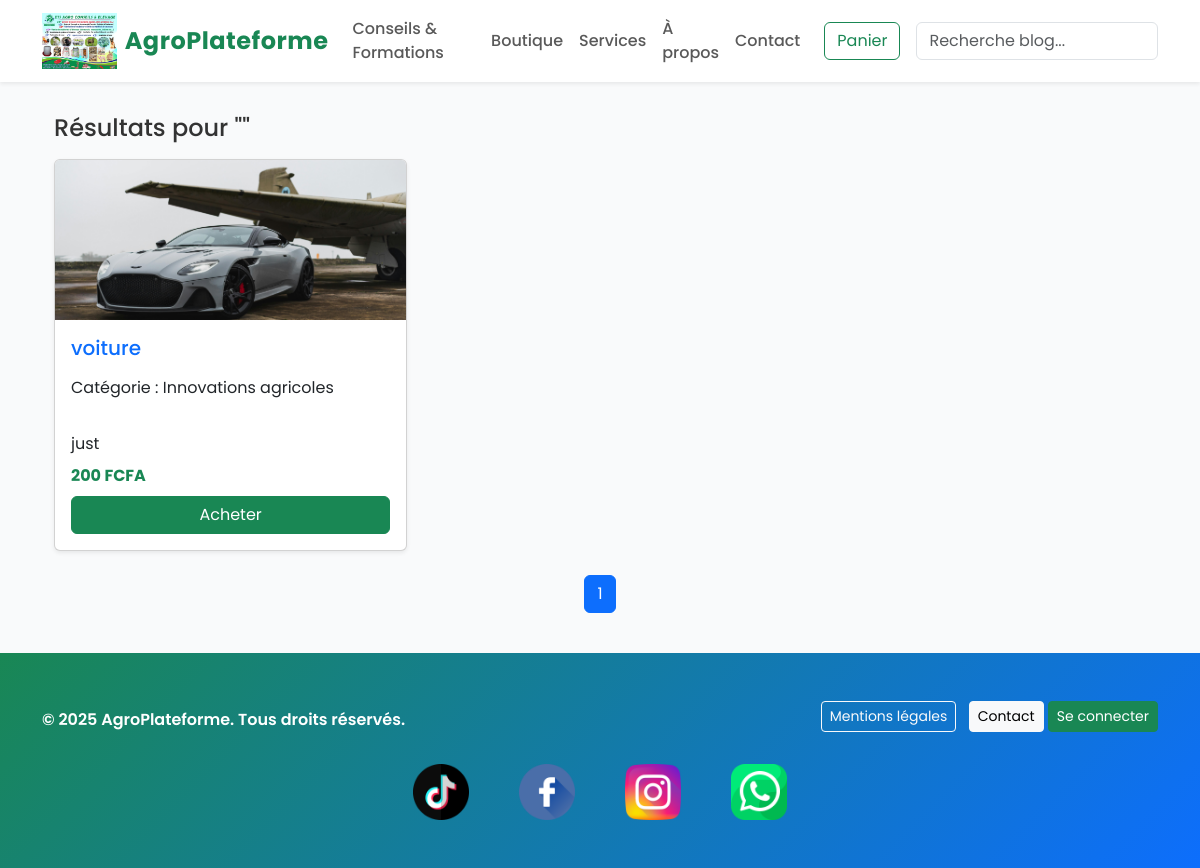
Page /blog/search/ on the earlier database version.
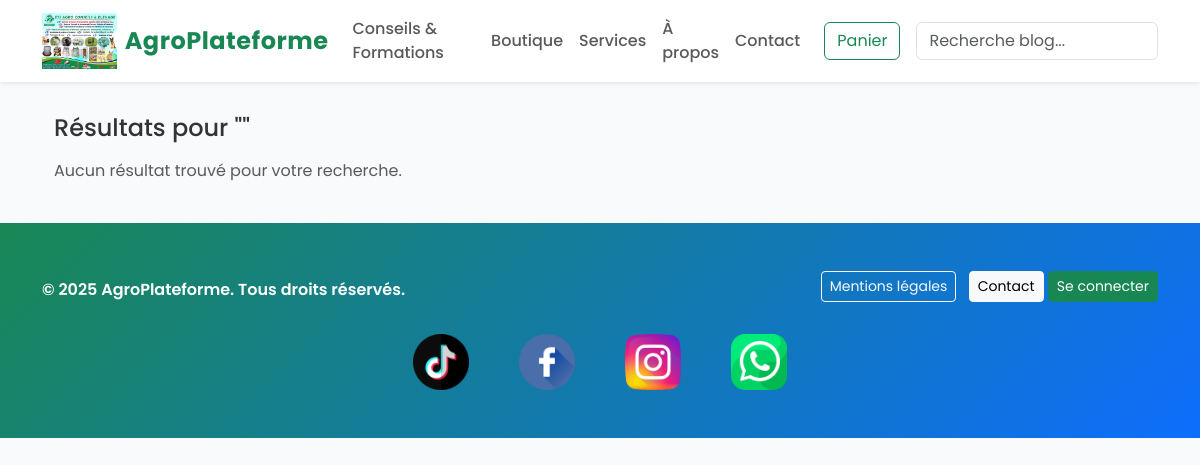
Same page on the later database version.
### blog/models.py (models this page shows, shortened)
class Post(models.Model):
    title = models.CharField(max_length=200)
    slug = models.SlugField(max_length=220, unique=True, blank=True)
    author = models.ForeignKey(get_user_model(), on_delete=models.SET_NULL, null=True, blank=True)
    category = models.ForeignKey(Category, on_delete=models.SET_NULL, null=True, blank=True)
    excerpt = models.CharField(max_length=240, blank=True)
    content = models.TextField()
    published = models.BooleanField(default=True)
    price = models.PositiveIntegerField(null=True, blank=True, help_text="Mettre un prix si c'est une formation payante (en FCFA)")
    created_at = models.DateTimeField(auto_now_add=True)
    updated_at = models.DateTimeField(auto_now=True)
    image = models.ImageField(upload_to='posts/', null=True, blank=True)
    video = models.FileField(upload_to='videos/', null=True, blank=True)
    video_url = models.URLField(blank=True, null=True)
    class Meta:
        ordering = ['-created_at']
    def get_absolute_url(self):
        return reverse('blog:post_detail', args=[self.slug])

class Category(models.Model):
    name = models.CharField(max_length=120, unique=True)
    slug = models.SlugField(max_length=140, unique=True)
    class Meta:
        verbose_name_plural = 'Categories'
        ordering = ['name']

### blog/views.py (the view)
# urls.py: path('search/', views.search, name='search'),
def search(request):
    form = SearchForm(request.GET or None)
    posts = Post.objects.filter(published=True)
    query = ''
    if form.is_valid():
        query = form.cleaned_data.get('q') or ''
        if query:
            posts = posts.filter(Q(title__icontains=query) | Q(content__icontains=query))
    paginator = Paginator(posts, 9)
    page_obj = paginator.get_page(request.GET.get('page'))
    return render(request, 'blog/search_results.html', {'form': form, 'page_obj': page_obj, 'query': query})

### blog/forms.py
class SearchForm(forms.Form):
    q = forms.CharField(label='Recherche', required=False, widget=forms.TextInput(attrs={'class': 'form-control', 'placeholder': 'Rechercher...'}))

### blog/templates/blog/search_results.html (shortened to what this page needs)
{% extends 'base.html' %}
{% block content %}
<div class="container my-4">
  <h1 class="h4 mb-3">Résultats pour "{{ query }}"</h1>
  {% if page_obj %}
  <div class="row g-3">
    {% for post in page_obj %}
      <div class="col-12 col-md-6 col-lg-4">
        <div class="card h-100 shadow-sm">
          {% if post.image %}
            <img src="{{ post.image.url }}" class="card-img-top" alt="{{ post.title }}">
          {% endif %}
          <div class="card-body d-flex flex-column">
            <h5 class="card-title">
              <a href="{{ post.get_absolute_url }}" class="text-decoration-none">{{ post.title }}</a>
            </h5>
            <p class="card-text text-muted mb-2">
              {% if post.category %}
    <p>Catégorie : {{ post.category.name }}</p>
{% else %}
    <p>Pas de catégorie</p>
{% endif %}
            </p>
            <p class="card-text mb-2">{{ post.excerpt|default:post.content|truncatechars:120 }}</p>
            {% if post.price %}
              <p class="fw-bold text-success mb-2">{{ post.price }} FCFA</p>
              <a href="{% url 'services:service_checkout' post.id %}" class="btn btn-success mt-auto">Acheter</a>
            {% else %}
              <span class="badge bg-secondary mt-auto">Gratuit</span>
            {% endif %}
          </div>
        </div>
      </div>
    {% endfor %}
  </div>
  <nav aria-label="Pagination" class="mt-4">
    <ul class="pagination justify-content-center">
      {% for num in page_obj.paginator.page_range %}
        <li class="page-item {% if num == page_obj.number %}active{% endif %}"><a class="page-link" href="?page={{ num }}">{{ num }}</a></li>
      {% endfor %}
    </ul>
  </nav>
  {% else %}
    <p class="text-muted">Aucun résultat trouvé pour votre recherche.</p>
  {% endif %}
</div>
{% endblock %}

Differences in the rows shown:
removed Post: image (picture), title "voiture", category.name "Innovations agricoles", excerpt "just", price "200"
Other differences:
text now shown: "Aucun résultat trouvé pour votre recherche."
list line gone: "1"
